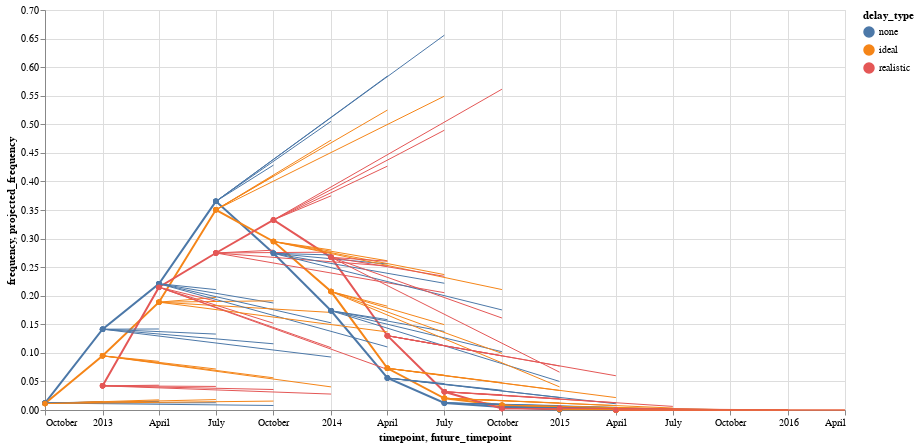

Notebook code for this chart:
### Code cell
observed = alt.Chart(
    observed_clade_df
).mark_line(
    point=True
).encode(
    x="timepoint:T",
    y="frequency:Q",
    color=alt.Color("delay_type:N").sort(["none", "ideal", "realistic"]),
    tooltip=["timepoint:T", "frequency:Q", "delay_type:N"],
)

forecasts = alt.Chart(
    specific_clade_df
).mark_rule(
    point=True
).encode(
    x="timepoint:T",
    x2="future_timepoint:T",
    y="frequency:Q",
    y2="projected_frequency:Q",
    color=alt.Color("delay_type:N").sort(["none", "ideal", "realistic"]),
    tooltip=[
        "timepoint:T",
        "future_timepoint:T",
        "frequency:Q",
        "projected_frequency:Q",
        "delta_month:Q",
        "delay_type:N",
    ],
)

(observed + forecasts).properties(
    width=800,
    height=400,
)
